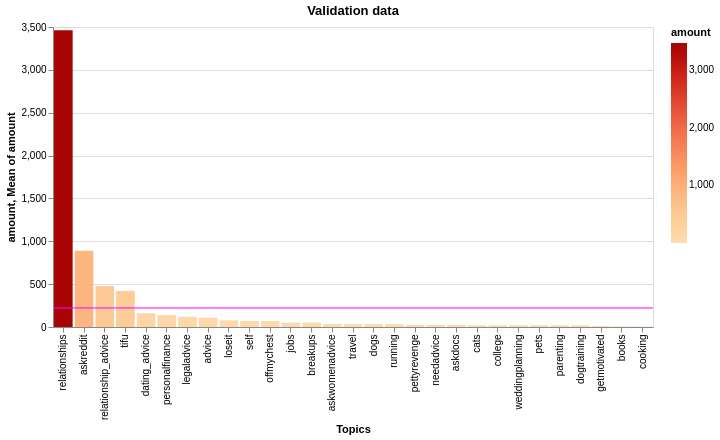

Write notebook code for a chart like this one.
### Code cell
# showing the amount of posts in each subreddit (category) in the validation set
bar = show_me_more(validation, "Validation data", 'orangered', False)
bar.display()

### Figure 1 — Vega-Lite specification as saved in the notebook (floating-point values rounded to 4 significant figures)
{"$schema": "https://vega.github.io/schema/vega-lite/v5.20.1.json", "config": {"view": {"continuousHeight": 300, "continuousWidth": 300}}, "data": {"name": "data-8d2bb234f6577aa4678330fbf623370f"}, "datasets": {"data-8d2bb234f6577aa4678330fbf623370f": [{"Topics": "relationships", "amount": 3462}, {"Topics": "askreddit", "amount": 891}, {"Topics": "relationship_advice", "amount": 478}, {"Topics": "tifu", "amount": 421}, {"Topics": "dating_advice", "amount": 160}, {"Topics": "personalfinance", "amount": 139}, {"Topics": "legaladvice", "amount": 119}, {"Topics": "advice", "amount": 109}, {"Topics": "loseit", "amount": 78}, {"Topics": "self", "amount": 71}, {"Topics": "offmychest", "amount": 70}, {"Topics": "jobs", "amount": 52}, {"Topics": "breakups", "amount": 52}, {"Topics": "askwomenadvice", "amount": 35}, {"Topics": "travel", "amount": 34}, {"Topics": "dogs", "amount": 34}, {"Topics": "running", "amount": 33}, {"Topics": "pettyrevenge", "amount": 23}, {"Topics": "needadvice", "amount": 23}, {"Topics": "askdocs", "amount": 22}, {"Topics": "cats", "amount": 21}, {"Topics": "college", "amount": 21}, {"Topics": "weddingplanning", "amount": 20}, {"Topics": "pets", "amount": 19}, {"Topics": "parenting", "amount": 19}, {"Topics": "dogtraining", "amount": 19}, {"Topics": "getmotivated", "amount": 11}, {"Topics": "books", "amount": 7}, {"Topics": "cooking", "amount": 4}]}, "layer": [{"encoding": {"color": {"field": "amount", "scale": {"reverse": false, "scheme": "orangered"}, "type": "quantitative"}, "tooltip": {"field": "amount", "type": "quantitative"}, "x": {"field": "Topics", "sort": {}, "type": "nominal"}, "y": {"field": "amount", "type": "quantitative"}}, "mark": {"type": "bar"}, "name": "view_18", "title": "Validation data"}, {"encoding": {"y": {"aggregate": "mean", "field": "amount", "type": "quantitative"}}, "mark": {"color": "magenta", "type": "rule"}}], "params": [{"bind": "scales", "name": "param_21", "select": {"encodings": ["x", "y"], "type": "interval"}, "views": ["view_18"]}], "width": 600}
